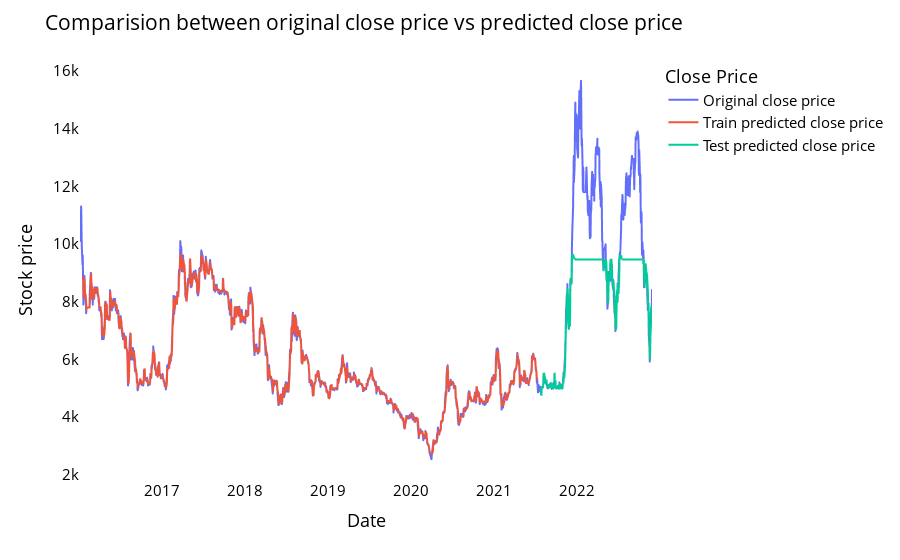

Notebook source saved alongside this figure:
### Code cell
# shift train predictions for plotting
from itertools import cycle
import plotly.express as px


print(RF_train_predict.shape)
print(RF_test_predict.shape)
print(len(closedf))

look_back=time_step
trainPredictPlot = np.empty_like(closedf)
trainPredictPlot[:, :] = np.nan
trainPredictPlot[look_back:len(RF_train_predict)+look_back, :] = RF_train_predict
print("Train predicted data: ", trainPredictPlot)

# shift test predictions for plotting
testPredictPlot = np.empty_like(closedf)
testPredictPlot[:, :] = np.nan
testPredictPlot[len(RF_train_predict)+(look_back*2)+1:len(closedf)-1, :] = RF_test_predict

close_stock['Predictions']=testPredictPlot
close_stock['Stock']='HAG'
close_stock['Model']='SkLearn'
close_stock['Method']='Opt'
close_stock.to_csv('./output/HAG_SkLearn_Opt.csv', index=False)

names = cycle(['Original close price','Train predicted close price','Test predicted close price'])


plotdf = pd.DataFrame({'date': close_stock['Date'],
                       'original_close': close_stock['Close'],
                      'train_predicted_close': trainPredictPlot.reshape(1,-1)[0].tolist(),
                      'test_predicted_close': testPredictPlot.reshape(1,-1)[0].tolist()})

fig = px.line(plotdf,x=plotdf['date'], y=[plotdf['original_close'],plotdf['train_predicted_close'],
                                          plotdf['test_predicted_close']],
              labels={'value':'Stock price','date': 'Date'})
fig.update_layout(title_text='Comparision between original close price vs predicted close price',
                  plot_bgcolor='white', font_size=15, font_color='black', legend_title_text='Close Price')
fig.for_each_trace(lambda t:  t.update(name = next(names)))

fig.update_xaxes(showgrid=False)
fig.update_yaxes(showgrid=False)
fig.show()

### Figure 1 — Plotly figure (JSON) as saved in the notebook; plotly's stock layout.template omitted (floating-point values rounded to 4 significant figures; data arrays with more than 128 entries replaced by an {"elided": "..."} marker saying what was removed)
{"data": [{"hovertemplate": "variable=original_close<br>Date=%{x}<br>Stock price=%{y}<extra></extra>", "legendgroup": "original_close", "line": {"color": "#636efa", "dash": "solid"}, "marker": {"symbol": "circle"}, "mode": "lines", "name": "Original close price", "showlegend": true, "type": "scattergl", "x": {"elided": "1720 str values"}, "xaxis": "x", "y": {"elided": "1720 int values"}, "yaxis": "y"}, {"hovertemplate": "variable=train_predicted_close<br>Date=%{x}<br>Stock price=%{y}<extra></extra>", "legendgroup": "train_predicted_close", "line": {"color": "#EF553B", "dash": "solid"}, "marker": {"symbol": "circle"}, "mode": "lines", "name": "Train predicted close price", "showlegend": true, "type": "scattergl", "x": {"elided": "1720 str values"}, "xaxis": "x", "y": {"elided": "1720 float values"}, "yaxis": "y"}, {"hovertemplate": "variable=test_predicted_close<br>Date=%{x}<br>Stock price=%{y}<extra></extra>", "legendgroup": "test_predicted_close", "line": {"color": "#00cc96", "dash": "solid"}, "marker": {"symbol": "circle"}, "mode": "lines", "name": "Test predicted close price", "showlegend": true, "type": "scattergl", "x": {"elided": "1720 str values"}, "xaxis": "x", "y": {"elided": "1720 float values"}, "yaxis": "y"}], "layout": {"font": {"color": "black", "size": 15}, "legend": {"title": {"text": "Close Price"}, "tracegroupgap": 0}, "margin": {"t": 60}, "plot_bgcolor": "white", "title": {"text": "Comparision between original close price vs predicted close price"}, "xaxis": {"anchor": "y", "domain": [0, 1], "showgrid": false, "title": {"text": "Date"}}, "yaxis": {"anchor": "x", "domain": [0, 1], "showgrid": false, "title": {"text": "Stock price"}}}}
